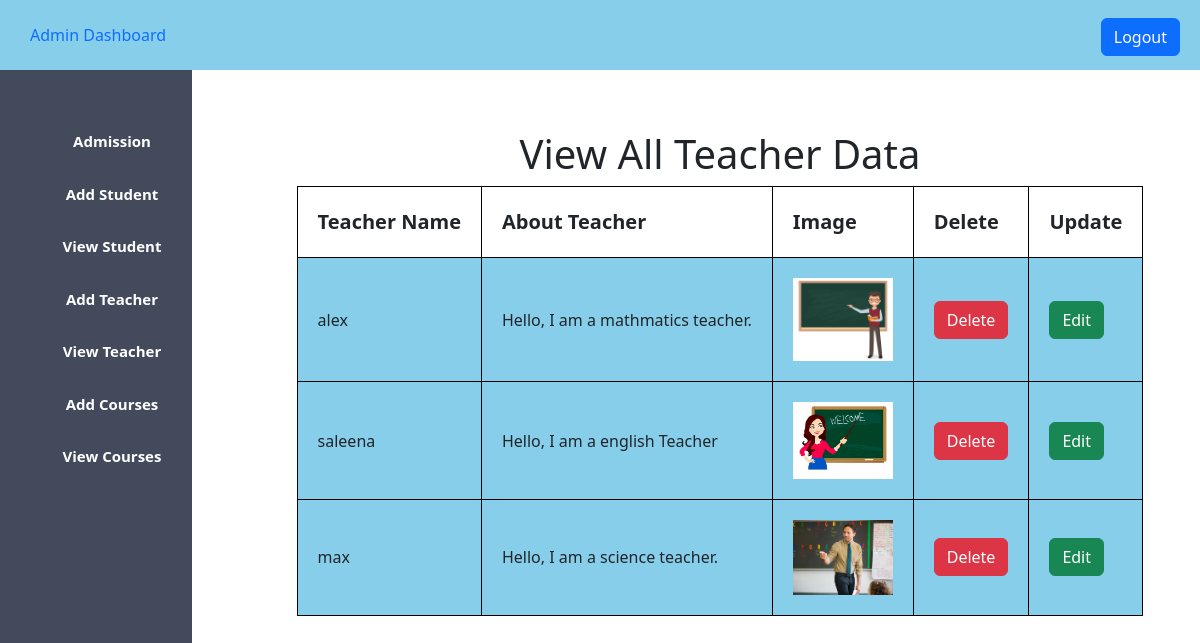
The app's page /admin_view_teacher.php (signed in) with its own data.
### tables this page shows
CREATE TABLE `teacher` (
  `id` int(23) NOT NULL,
  `name` varchar(255) DEFAULT NULL,
  `description` varchar(255) DEFAULT NULL,
  `image` varchar(255) DEFAULT NULL
);

### admin_view_teacher.php (the view, shortened to what this page needs)
<?php
$host="localhost";
$user="root";
$password="";
$db="schoolproject";
$data=mysqli_connect($host,$user,$password,$db);
$sql = "SELECT * FROM teacher";
$result=mysqli_query($data,$sql);
?>
<!DOCTYPE html>
<html lang="en">
<head>
    <?php
    include 'admin_css.php';
    ?>
</head>
<body>
    <?php
    include 'admin_sidebar.php';
    ?>
    <div class="content">
        <center>
            <h1>View All Teacher Data</h1>
            <table>
                <tr>
                    <th class="table_th">Teacher Name</th>
                    <th class="table_th">About Teacher</th>
                    <th class="table_th">Image</th>
                    <th class="table_th">Delete</th>
                    <th class="table_th">Update</th>
                </tr>
                <?php
                while($info=$result->fetch_assoc())
                { ?>
                <tr>
                    <td class="table_td">
                        <?php echo "{$info['name']}" ?>
                    </td>
                    <td class="table_td">
                        <?php echo "{$info['description']}" ?>
                    </td>
                    <td class="table_td">
                        <img src="<?php echo "{$info['image']}" ?>" alt="" width="100px">
                    </td>
                    <td class="table_td">
                        <?php
                        echo "
                        <a onClick= \"javascript:return confirm('are you sure to delete this');\" class='btn btn-danger' href='admin_view_teacher.php?teacher_id={$info['id']}'>
                        Delete
                        </a>";
                        ?>
                    </td>
                    <td class="table_td">
                        <?php
                        echo "
                        <a class='btn btn-success' href='admin_update_teacher.php?teacher_id={$info['id']}'>Edit</a>
                        ";
                        ?>
                    </td>
                </tr>
                <?php } ?>
            </table>
        </center>
    </div>
</body>
</html>

### admin.css (style rules this page uses)
* { margin: 0; padding: 0; }
a { text-decoration: none !important; }
.content { margin-top: 5%; margin-left: 20%; }

### admin_view_teacher.php (style rules this page uses)
.table_th { padding: 20px; font-size: 20px; border: 1px solid black; }
.table_td { padding: 20px; background-color: skyblue; border: 1px solid black; }

### records on screen
teacher: name "alex", description "Hello, I am a mathmatics teacher.", image (picture)
teacher: name "saleena", description "Hello, I am a english Teacher", image (picture)
teacher: name "max", description "Hello, I am a science teacher.", image (picture)
